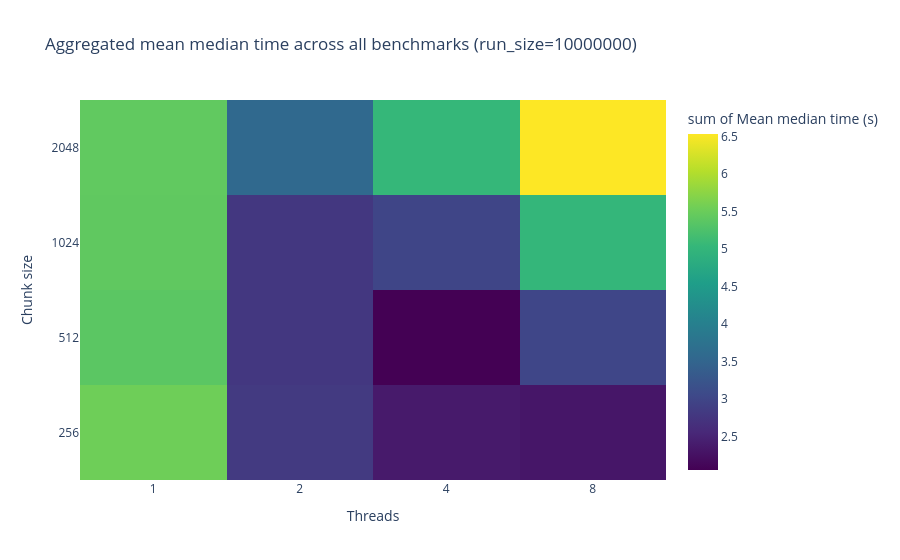

Write notebook code for a chart like this one.
### Code cell
agg_df_all, rs = make_agg_df_all_tests(df, run_size=10000000, agg="mean")

# Interactive heatmap``
fig = px.density_heatmap(
    agg_df_all,
    x="threads",
    y="chunk",
    z="time_s",
    color_continuous_scale="Viridis",
    labels={
        "threads": "Threads",
        "chunk": "Chunk size",
        "time_s": "Mean median time (s)",
    },
    title=f"Aggregated mean median time across all benchmarks (run_size={rs})",
)

# Treat threads/chunk as categories so they show as discrete ticks
fig.update_xaxes(type="category")
fig.update_yaxes(type="category")

fig.show()

### Figure 1 — Plotly figure (JSON) as saved in the notebook; plotly's stock layout.template omitted (floating-point values rounded to 4 significant figures)
{"data": [{"coloraxis": "coloraxis", "histfunc": "sum", "hovertemplate": "Threads=%{x}<br>Chunk size=%{y}<br>sum of Mean median time (s)=%{z}<extra></extra>", "name": "", "type": "histogram2d", "x": [1, 1, 1, 1, 2, 2, 2, 2, 4, 4, 4, 4, 8, 8, 8, 8], "xaxis": "x", "xbingroup": "x", "y": [256, 512, 1024, 2048, 256, 512, 1024, 2048, 256, 512, 1024, 2048, 256, 512, 1024, 2048], "yaxis": "y", "ybingroup": "y", "z": [5.542, 5.374, 5.415, 5.425, 2.816, 2.778, 2.777, 3.573, 2.375, 2.053, 2.982, 5.042, 2.327, 3.012, 5.019, 6.536]}], "layout": {"coloraxis": {"colorbar": {"title": {"text": "sum of Mean median time (s)"}}, "colorscale": [[0, "#440154"], [0.1111, "#482878"], [0.2222, "#3e4989"], [0.3333, "#31688e"], [0.4444, "#26828e"], [0.5556, "#1f9e89"], [0.6667, "#35b779"], [0.7778, "#6ece58"], [0.8889, "#b5de2b"], [1, "#fde725"]]}, "legend": {"tracegroupgap": 0}, "title": {"text": "Aggregated mean median time across all benchmarks (run_size=10000000)"}, "xaxis": {"anchor": "y", "domain": [0, 1], "title": {"text": "Threads"}, "type": "category"}, "yaxis": {"anchor": "x", "domain": [0, 1], "title": {"text": "Chunk size"}, "type": "category"}}}
